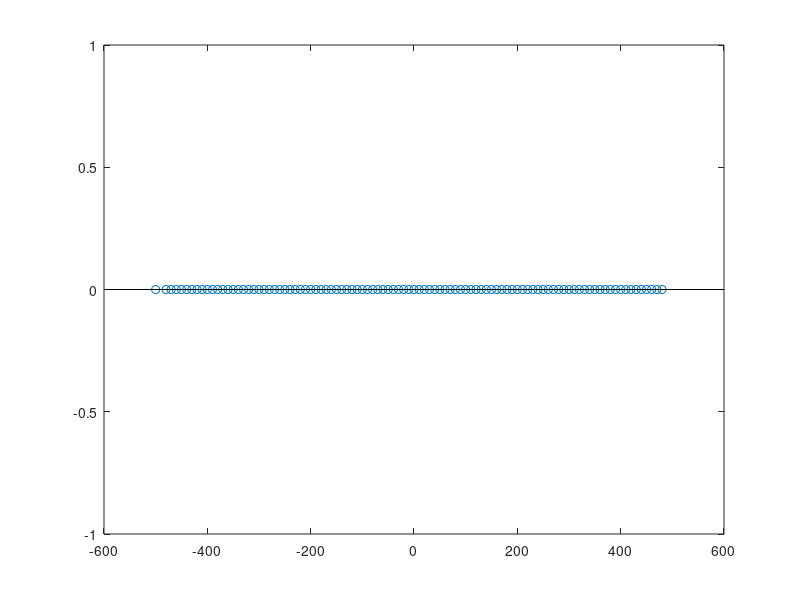

The MATLAB source for this figure:
%%
Fs=1000;
No = 100;
n = 0:(No-1);       % Vector de tiempo
x = cos(pi/50 * n); % Señal discreta
stem(n,x)

% DFT
Xk = fft(x,No);

% Eje de frecuencias
dF = Fs/No;
F= (-No/2 : (No/2 - 1))*dF; %  -Fs/2 : dF : Fs/2

% Magnitud
Xkmag = abs(Xk);
stem(F,fftshift(Xkmag));

% Phase
Im = imag(Xk);
Im(abs(Im)<1e-3) = 0;
Xphase = atan(Im./real(Xk));
stem(F,fftshift(Xphase));
